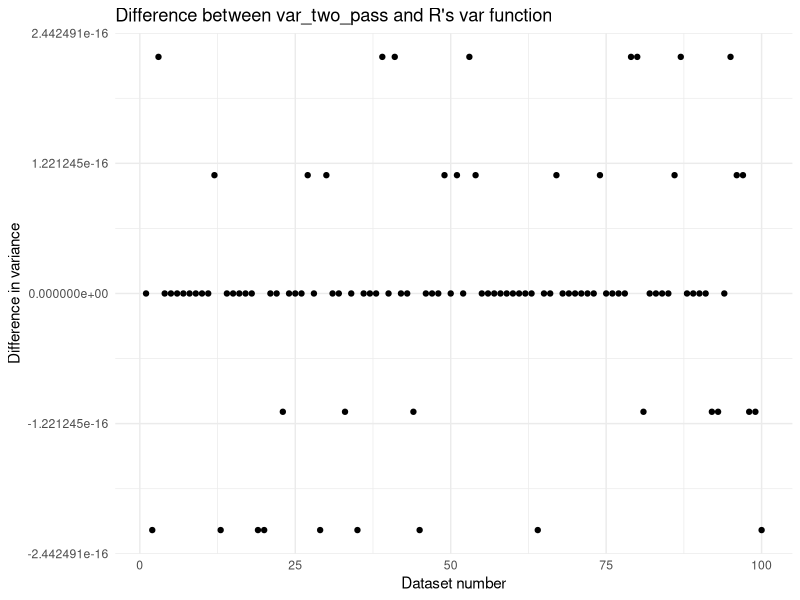

Write R code to recreate this figure.
library(ggplot2)

var_two_pass <- function(x) {
  n <- length(x)
  mean_val <- sum(x) / n
  sum_sq_diffs <- sum((x - mean_val)^2)
  return(sum_sq_diffs / (n - 1))
}

set.seed(123)
n <- 10000
mean_value <- 10^8
variance <- 1
std_dev <- sqrt(variance)

num_datasets <- 100
differences <- numeric(num_datasets)

for (i in 1:num_datasets) {
  x <- rnorm(n, mean = mean_value, sd = std_dev)
  differences[i] <- var_two_pass(x) - var(x)
}

df <- data.frame(dataset = 1:num_datasets, difference = differences)
ggplot(df, aes(x = dataset, y = difference)) +
  geom_point() +
  theme_minimal() +
  labs(title = "Difference between var_two_pass and R's var function",
       x = "Dataset number",
       y = "Difference in variance")
